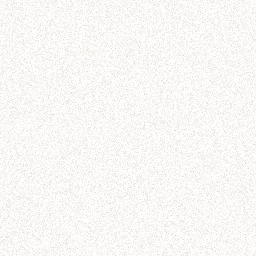
#> input picture book/assets/grain.png, 256 x 256 px
$ python gen-paper.py
#> lines starting #> are read from the running program, lines starting #| are printed output that depends on the picture
# ورق الصفحة صورة واحدة: اللون والإضاءة في الوسط والظل عند الحواف والحبيبات، فتُضمَّن في الـPDF مرة واحدة
import math
from pathlib import Path
from PIL import Image
ROOT = Path(__file__).parent.parent
W, H = 1004, 1417                      # 170×240 مم بنحو 150 نقطة في البوصة
paper = (0xef, 0xdc, 0xae)
img = Image.new('RGB', (W, H), paper)
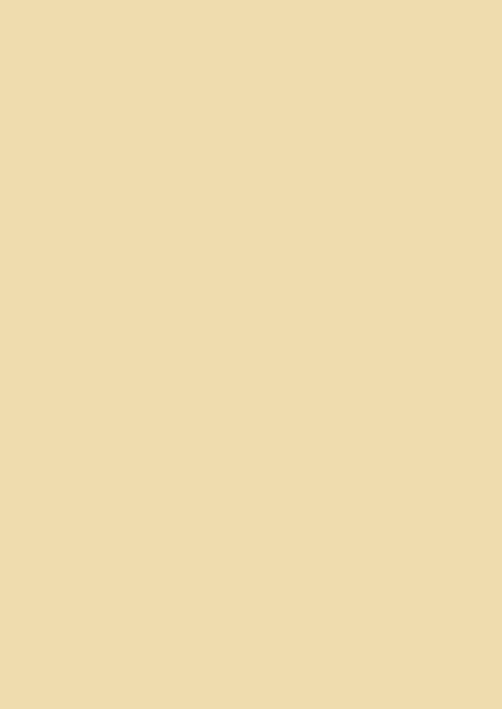
#> img: PIL image 1004x1417 RGB (shown at 1/2 size); mean R, G, B 239, 220, 174
px = img.load()
cx, cy = W / 2, H * 0.45
for y in range(H):
    for x in range(W):
        # إضاءة بيضاوية في الوسط (كالتدرج الأول في القالب القديم)
        d1 = math.hypot((x - cx) / (W * .58), (y - cy) / (H * .58))
        a1 = max(0.0, 1 - d1) * .65
        # ظل عند الحواف من 62% إلى 100% (كالتدرج الثاني)
        d2 = math.hypot((x - W / 2) / (W / 2 * 1.414), (y - H / 2) / (H / 2 * 1.414))
        a2 = min(1.0, max(0.0, (d2 - .62) / .38)) * .30
        r, g, b = paper
        r, g, b = r + (255 - r) * a1, g + (247 - g) * a1, b + (222 - b) * a1
        r, g, b = r + (120 - r) * a2, g + (78 - g) * a2, b + (25 - b) * a2
        px[x, y] = (int(r), int(g), int(b))
grain = Image.open(ROOT / 'assets' / 'grain.png').convert('RGBA')
#> grain is the input picture: PIL image 256x256 RGBA; mean R, G, B, A 110, 75, 30, 10.3
gs = round(34 / 170 * W)               # الحبيبات بقياس 34 مم كما كانت
grain = grain.resize((gs, gs))
#> grain: PIL image 201x201 RGBA
layer = Image.new('RGBA', (W, H))
#> layer: PIL image 1004x1417 RGBA; every value is 0
for y in range(0, H, gs):
    for x in range(0, W, gs):
        layer.paste(grain, (x, y))
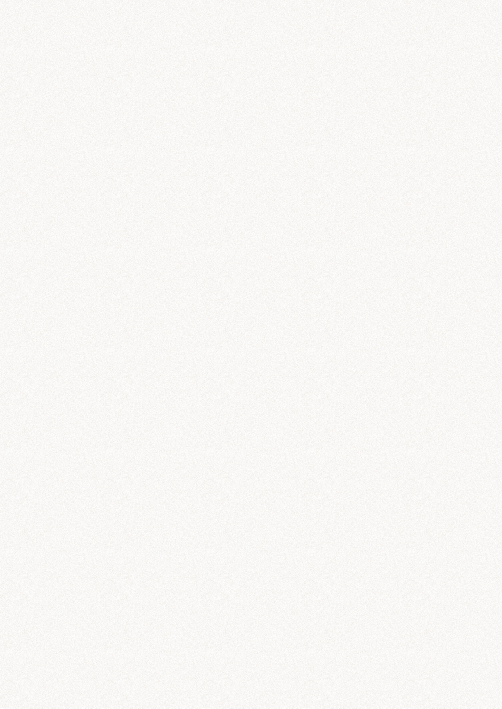
#> layer: PIL image 1004x1417 RGBA (shown at 1/2 size); mean R, G, B, A 105, 70.9, 26.3, 10.4; transparent parts drawn white
img = Image.alpha_composite(img.convert('RGBA'), layer).convert('RGB')
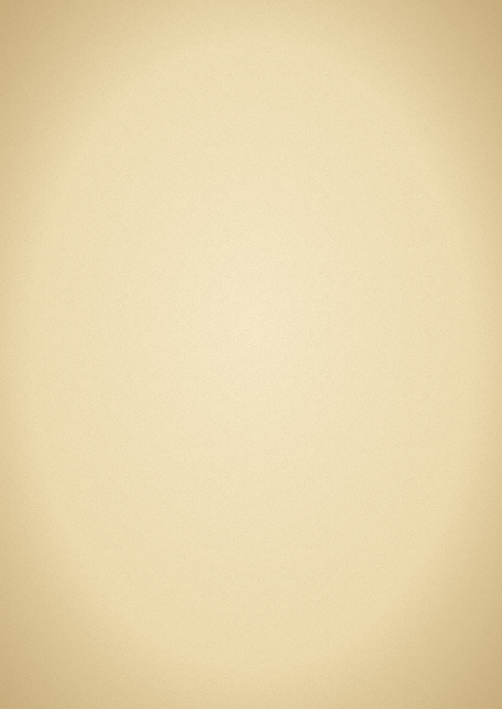
#> img: PIL image 1004x1417 RGB (shown at 1/2 size); mean R, G, B 232.4, 214.4, 172.6
img.save(ROOT / 'assets' / 'paper.jpg', quality=82)
